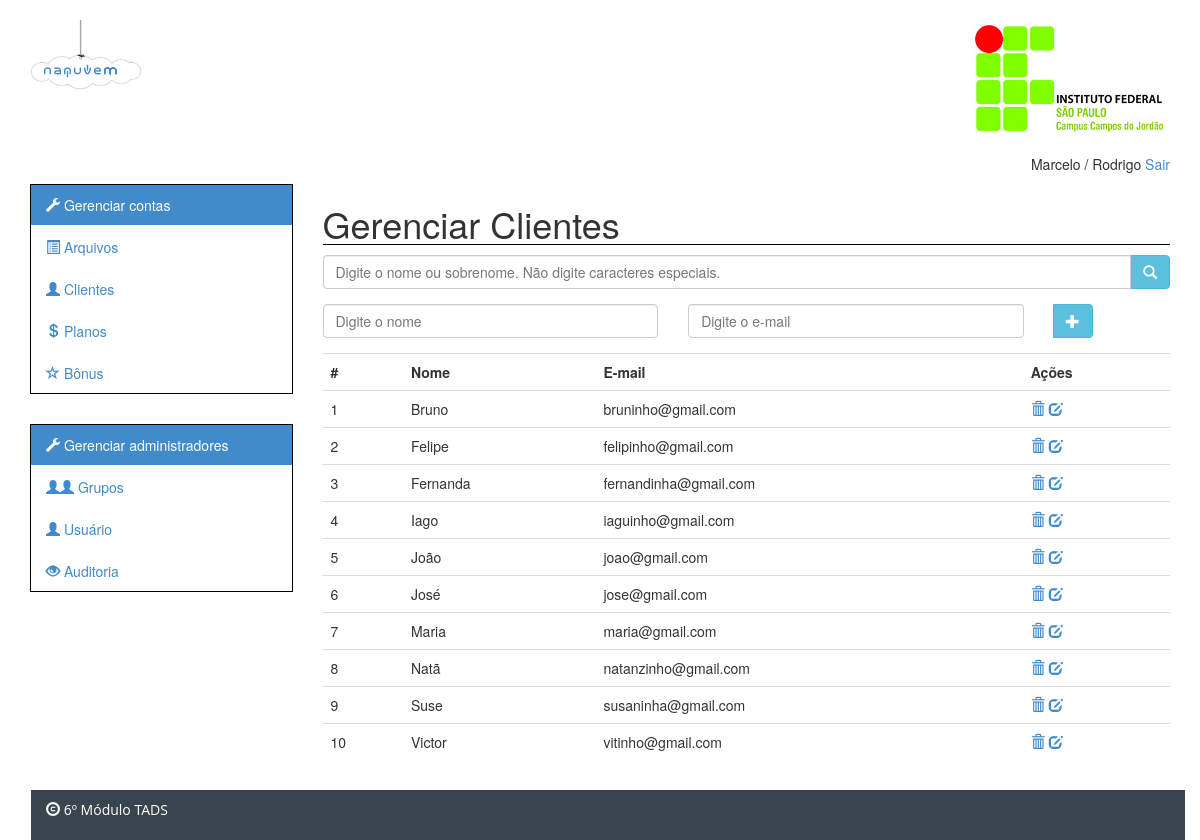
The app's page /index.php/adm_cliente/listar with its own data.
### tables this page shows
CREATE TABLE `clientes` (
  `codigo` int(11) NOT NULL AUTO_INCREMENT,
  `nome` varchar(45) NOT NULL,
  `email` varchar(45) NOT NULL,
  `senha` varchar(12) NOT NULL,
  `espaco_total` bigint(20) NOT NULL,
  `espaco_utilizado` bigint(20) NOT NULL,
  PRIMARY KEY (`codigo`)
);

### src/application/controllers/adm_cliente.php (called while the page is built, shortened)
<?php if ( ! defined('BASEPATH')) exit('No direct script access allowed');
class Adm_Cliente extends CI_Controller {
	public function listar($pesquisa = null)
	{
		$this->load->model('ClienteModel', 'clientes');
		if(!$pesquisa)
			$clientes = $this->clientes->get();
		else
			$clientes = $this->clientes->get_nome($pesquisa);
		$dados = array(
			'clientes' => $clientes
		);
		$modulo = array('modulo' => 'adm_cliente');
		$this->load->view('adm/layout/header');
		$this->load->view('adm/layout/menu');
		$this->load->view('adm/cliente/listar', $dados);
		$this->load->view('adm/layout/footer', $modulo);
	}
}

### src/index.php (called while the page is built, shortened)
<?php
require_once BASEPATH.'core/CodeIgniter.php';

### src/application/models/clientemodel.php (called while the page is built, shortened)
<?php if (!defined('BASEPATH')) exit('No direct script access allowed');
	class ClienteModel extends CI_Model {
		public function get($codigo = NULL)
		{
			$this->db->order_by('nome');
			if(!$codigo)
			{
				$query = $this->db->get('clientes');
				return $query->result();
			}
			else
			{
				$where = array('codigo' => $codigo);
				$query = $this->db->get_where('clientes', $where);
				return $query->row();
			}
		}
	}
?>

### src/application/views/adm/cliente/listar.php (the view)
<section class = "col-sm-9" id = "content">
	<h1>Gerenciar Clientes</h1>
	<form action="#" class="form-horizontal" id = "frm_pesquisa">
	   <div class="input-group">
	      <input type="text" class="form-control focusedInput" name = "pesquisa" id = "pesquisa"
	      placeholder = "Digite o nome ou sobrenome. Não digite caracteres especiais.">
	      <span class="input-group-btn">
	        <button class="btn btn-info" type="button" id = "btn_pesquisa"><span id="search" class="glyphicon glyphicon-search"></span></button>
	      </span>
	    </div>
	</form>
			<form action="<?php echo site_url('adm_cliente/insere_cliente'); ?>" ethod = "post"
			id = "frm_cadastro">
				<div class="row">
					<div class="col-sm-5">
						<input type="text" class = "form-control required" name = "nome" id = "nome" placeholder = "Digite o nome"/>
					</div>
					<div class="col-sm-5">
						<input type="email" class = "form-control required" name = "email" id = "email" placeholder = "Digite o e-mail"/>
					</div>
					<span class="input-group-btn col-sm-2">
						<button class="btn btn-info" type = "submit" title = "Inserir novo cliente" alt = "Inserir novo cliente">
							<span class="glyphicon glyphicon-plus" ></span>
						</button>
					</span>
				</div>
			</form>
	<table class="table">
		<tr>
			<th>#</th>
			<th>Nome</th>
			<th>E-mail</th>
			<th>Ações</th>
		</tr>
		<?php
			$cont = 1;
			foreach($clientes as $cliente)
			{
		?>
				<tr>
						<td><?php echo $cont; ?></td>
						<td><?php echo $cliente->nome; ?></td>
						<td><?php echo $cliente->email; ?></td>
						<td>
							<a href="#" title="Excluir">
								<span class="glyphicon glyphicon-trash" tag = "<?php echo $cliente->codigo; ?>"></span>
							</a>
							<a href="<?php echo site_url('/adm_cliente/editar/' . $cliente->codigo); ?>" title="Editar">
								<span class="glyphicon glyphicon-edit"></span>
							</a>
						</td>
					</tr>
		<?
				$cont++;
			}
		?>
	</table>
</section>

### src/application/views/adm/layout/header.php (shortened to what this page needs)
<!DOCTYPE html>
<html>
	<head>
	<link rel = "stylesheet" type="text/css" href="<?php echo base_url('css/bootstrap.css'); ?>" />
	<link rel="stylesheet" href="<?php echo base_url('css/estilo_admin.css'); ?>" />
	<link rel="stylesheet" href="<?php echo base_url('js/zebra_dialog-master/public/css/flat/zebra_dialog.css'); ?>" type="text/css">
	</head>
	<body>
		<div class = "container" id = "index">
			<div class="row">
				<header class="top">
					<div class = "col-sm-3 col-xs-12">
						<a href="<?php echo site_url('adm/'); ?>" title="Nanuvem">
							<spam alt="Nanuvem" class="nanuvem-logo"></spam>
						</a>
					</div>
					<div class="col-sm-6 col-xs-12">
					</div>
					<div class="col-sm-3 col-xs-12 right">
						<img src="<?php echo base_url('img/logo-ifspcjo.jpg'); ?>" class = "hidden-xs"
						alt="IFSP-CJO" title = "IFSP-CJO" id = "logo-ifspcjo">
						<p id = "user_active">Marcelo / Rodrigo <a href="#">Sair</a></p>
					</div>
				</header>
			</div>
		</div>

### src/application/views/adm/layout/menu.php
<div class="container">
	<div class = "row">
		<nav class = "col-sm-3">
			<ul class="nav nav-pills nav-stacked menu" >
				<li class = "active"><a href ="#"><span class="glyphicon glyphicon glyphicon-wrench"></span> Gerenciar contas</a></li>
						<li><a href ="#"><span class="glyphicon glyphicon-list-alt"></span> Arquivos</a></li>
						<li><a href="<?php echo site_url('adm_cliente/listar'); ?>"><span class="glyphicon glyphicon-user"></span> Clientes</a></li>
						<li><a href="<?php echo site_url('adm_planos/listar'); ?>"><span class="glyphicon glyphicon-usd"></span> Planos</a></li>
						<li><a href="#"><span class="glyphicon glyphicon-star-empty"></span> Bônus</a></li>
			</ul>
			<ul class="nav nav-pills nav-stacked menu">
				<li class = "active"><a href ="#"><span class="glyphicon glyphicon glyphicon-wrench"></span> Gerenciar administradores</a></li>
						<li><a href ="#"><span class="glyphicon glyphicon-user"></span><span class="glyphicon glyphicon-user"></span> Grupos</a></li>
						<li><a href="#"><span class="glyphicon glyphicon-user"></span> Usuário</a></li>
						<li><a href="#"><span class="glyphicon glyphicon-eye-open"></span> Auditoria</a></li>
					</ul>
		</nav>

### src/application/views/adm/layout/footer.php (shortened to what this page needs)
			</div>
		</div>
		<div class="container">
			<footer class="row footer">
				<div class = "col-sm-12">
					<span class="glyphicon glyphicon-copyright-mark"></span> 6º Módulo TADS
				</div>
			</footer>
		</div>
	</body>
</html>

### src/css/estilo_admin.css (style rules this page uses)
.nanuvem-logo:before { font-family: 'nanuvem'; content: 'naNuvem'; padding-left: 14px; font-style: normal; font-weight: normal; letter-spacing: 3px; margin-right: 0.6em; }
.nanuvem-logo { display: block; width: 130px; border-radius: 5px; padding-top:25px; padding-bottom: 30px; font-size: 7px; text-shadow: 5px 5px 10px #fff; background-image: url("../img/bg-logo.png"); background-repeat: no-repeat; background-size: 86%; background-position: 0px -4px; line-height: 50px; }
.menu { border:1px solid #000; margin-bottom: 30px; }
.right { text-align: right; }
.top { height: 50px; padding-top: 20px; }
.footer { height: 50px; margin-top: 10px; margin-left: 1px; background-color: #38454e; padding-top: 10px; color:#FFF; font-family: 'Open Sans',"Helvetica Neue", Helvetica, Arial, sans-serif; }
h1 { border-bottom: 1px solid black; }
#user_active { padding-top: 20px; }
#frm_cadastro { padding: 15px 0px 15px 0px; }
.nav-pills > li > a { border-radius: 0px; }

### records on screen
clientes: nome "Bruno", email "bruninho@gmail.com"
clientes: nome "Felipe", email "felipinho@gmail.com"
clientes: nome "Fernanda", email "fernandinha@gmail.com"
clientes: nome "Iago", email "iaguinho@gmail.com"
clientes: nome "João", email "joao@gmail.com"
clientes: nome "José", email "jose@gmail.com"
clientes: nome "Maria", email "maria@gmail.com"
clientes: nome "Natã", email "natanzinho@gmail.com"
clientes: nome "Suse", email "susaninha@gmail.com"
clientes: nome "Victor", email "vitinho@gmail.com"
